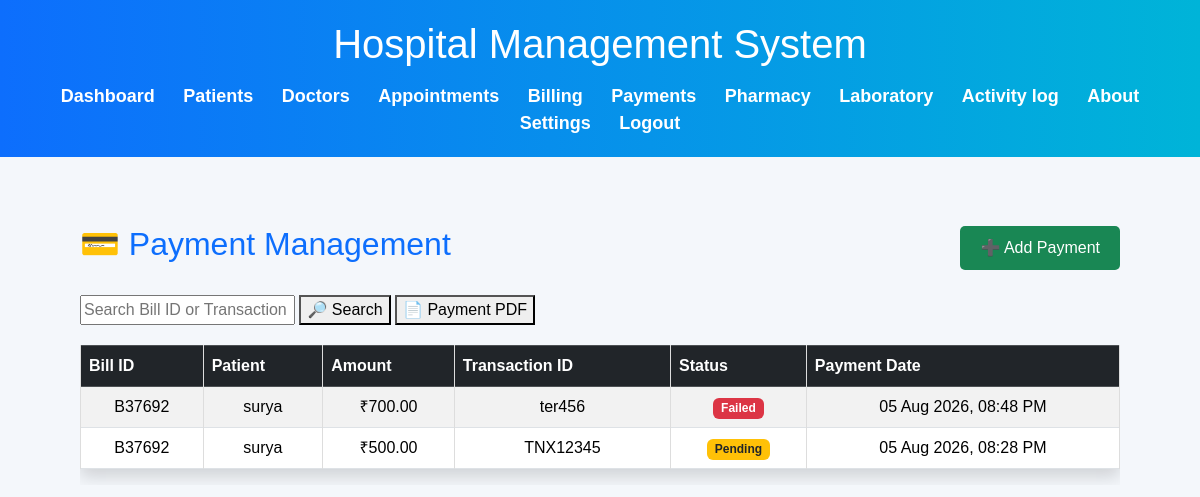
/payments/ (signed in), run on the app's committed database.
### patients/models.py (models this page shows, shortened)
class Payment(models.Model):
    bill = models.ForeignKey(
        'Billing',
        on_delete=models.CASCADE,
        related_name='payments'
    )
    amount = models.DecimalField(max_digits=10, decimal_places=2)
    transaction_id = models.CharField(
        max_length=100,
        unique=True,
        blank=True,
        null=True
    )
    status = models.CharField(
        max_length=20,
        default='Pending'
    )
    payment_date = models.DateTimeField(auto_now_add=True)

class Billing(models.Model):
    bill_id = models.CharField(max_length=10, unique=True)
    patient = models.ForeignKey(Patient, on_delete=models.CASCADE)
    doctor = models.ForeignKey(Doctor, on_delete=models.CASCADE)
    consultation_fee = models.DecimalField(max_digits=10, decimal_places=2)
    medicine_fee = models.DecimalField(max_digits=10, decimal_places=2)
    test_fee = models.DecimalField(max_digits=10, decimal_places=2)
    total_amount = models.DecimalField(max_digits=10, decimal_places=2)
    payment_status = models.CharField(
        max_length=20,
        choices=[
            ('Paid', 'Paid'),
            ('Unpaid', 'Unpaid'),
        ],
        default='Unpaid'
    )

class Patient(models.Model):
    patient_id=models.CharField(max_length=10,unique=True,null=True,blank=True)
    name=models.CharField(max_length=100)
    age=models.IntegerField()
    gender=models.CharField(max_length=10)
    phone=models.CharField(max_length=15)
    disease=models.CharField(max_length=100)

### patients/views.py (the view)
# urls.py: path('payments/', views.payment_list, name='payment_list'),
@login_required
def payment_list(request):
    search = request.GET.get('search')
    if search:
        payments = Payment.objects.filter(
            Q(transaction_id__icontains=search) |
            Q(bill__bill_id__icontains=search)
        ).order_by('-payment_date')
    else:
        payments = Payment.objects.all().order_by('-payment_date')
    return render(
        request,
        'patients/payment_list.html',
        {
            'payments': payments,
            'search': search
        }
    )

### patients/templates/patients/payment_list.html (shortened to what this page needs)
{% load static %}
<!DOCTYPE html>
<html lang="en">
<head>
    <link href="https://cdn.jsdelivr.net/npm/bootstrap@5.3.3/dist/css/bootstrap.min.css"
          rel="stylesheet">
    <link rel="stylesheet"
          href="{% static 'css/style.css' %}">
</head>
<body>
<header>
    <h1>Hospital Management System</h1>
    <nav>
        <a href="{% url 'dashboard' %}">Dashboard</a>
        <a href="{% url 'patient_list' %}">Patients</a>
        <a href="{% url 'doctor_list' %}">Doctors</a>
        <a href="{% url 'appointment_list' %}">Appointments</a>
        <a href="{% url 'billing_list' %}">Billing</a>
        <a href="{% url 'payment_list' %}">Payments</a>
        <a href="{% url 'medicine_list' %}">Pharmacy</a>
        <a href="{% url 'laboratory_list' %}">Laboratory</a>
        <a href="{% url 'activity_log' %}">Activity log</a>
        <a href="{% url 'about' %}">About</a>
        <a href="{% url 'settings' %}">Settings</a>
        <a href="{% url 'logout' %}">Logout</a>
    </nav>
</header>
<div class="container mt-5">
    <div class="d-flex justify-content-between align-items-center mb-4">
        <h2>💳 Payment Management</h2>
        <a href="{% url 'add_payment' %}"
           class="btn btn-success">
            ➕ Add Payment
        </a>
    </div>
    <form method="GET" style="margin-bottom:20px;">
    <input
        type="text"
        name="search"
        value="{{ search|default:'' }}"
        placeholder="Search Bill ID or Transaction ID"
    >
    <button type="submit">
        🔎 Search
    </button>
    <a href="{% url 'payment_pdf' %}">
        <button type="button">
            📄 Payment PDF
        </button>
    </a>
</form>
    <div class="table-responsive">
        <table class="table table-bordered table-striped shadow">
            <thead class="table-dark">
                <tr>
                    <th>Bill ID</th>
                    <th>Patient</th>
                    <th>Amount</th>
                    <th>Transaction ID</th>
                    <th>Status</th>
                    <th>Payment Date</th>
                </tr>
            </thead>
            <tbody>
                {% for payment in payments %}
                <tr>
                    <td>
                        {{ payment.bill.bill_id }}
                    </td>
                    <td>
                        {{ payment.bill.patient.name }}
                    </td>
                    <td>
                        ₹{{ payment.amount }}
                    </td>
                    <td>
                        {% if payment.transaction_id %}
                            {{ payment.transaction_id }}
                        {% else %}
                            —
                        {% endif %}
                    </td>
                    <td>
                        {% if payment.status == "Paid" %}
                            <span class="badge bg-success">
                                Paid
                            </span>
                        {% elif payment.status == "Pending" %}
                            <span class="badge bg-warning text-dark">
                                Pending
                            </span>
                        {% else %}
                            <span class="badge bg-danger">
                                {{ payment.status }}
                            </span>
                        {% endif %}
                    </td>
                    <td>
                        {{ payment.payment_date|date:"d M Y, h:i A" }}
                    </td>
                </tr>
                {% endfor %}
            </tbody>
        </table>
    </div>
</div>
</body>
</html>

### patients/static/css/style.css (style rules this page uses)
body { margin:0; padding:0; font-family:Arial,sans-serif; background:#f4f7fb; }
.container { width:90%; margin:auto; padding:20px; }
header { background:linear-gradient(90deg,#0d6efd,#00b4d8); color:white; text-align:center; padding:20px; }
header h1 { color:white; margin-bottom:15px; }
nav { margin-top:10px; }
nav a { color:white; text-decoration:none; margin:12px; font-size:18px; font-weight:bold; transition:.3s; }
h2 { text-align:center; color:#0d6efd; }
.btn { background:#198754; color:white; border:none; padding:10px 20px; border-radius:5px; cursor:pointer; }
table { width:100%; border-collapse:collapse; background:white; }
table,th,td { border:1px solid #ddd; }
th { background:#0d6efd; color:white; padding:12px; }
td { padding:10px; text-align:center; }
tr:nth-child(even) { background:#f2f2f2; }

### data on the page
Payment: bill.bill_id "B37692", bill.patient.name "surya", amount "700.00", transaction_id "ter456", status "Failed", payment_date "05 Aug 2026, 08:48 PM"
Payment: bill.bill_id "B37692", bill.patient.name "surya", amount "500.00", transaction_id "TNX12345", status "Pending", payment_date "05 Aug 2026, 08:28 PM"
